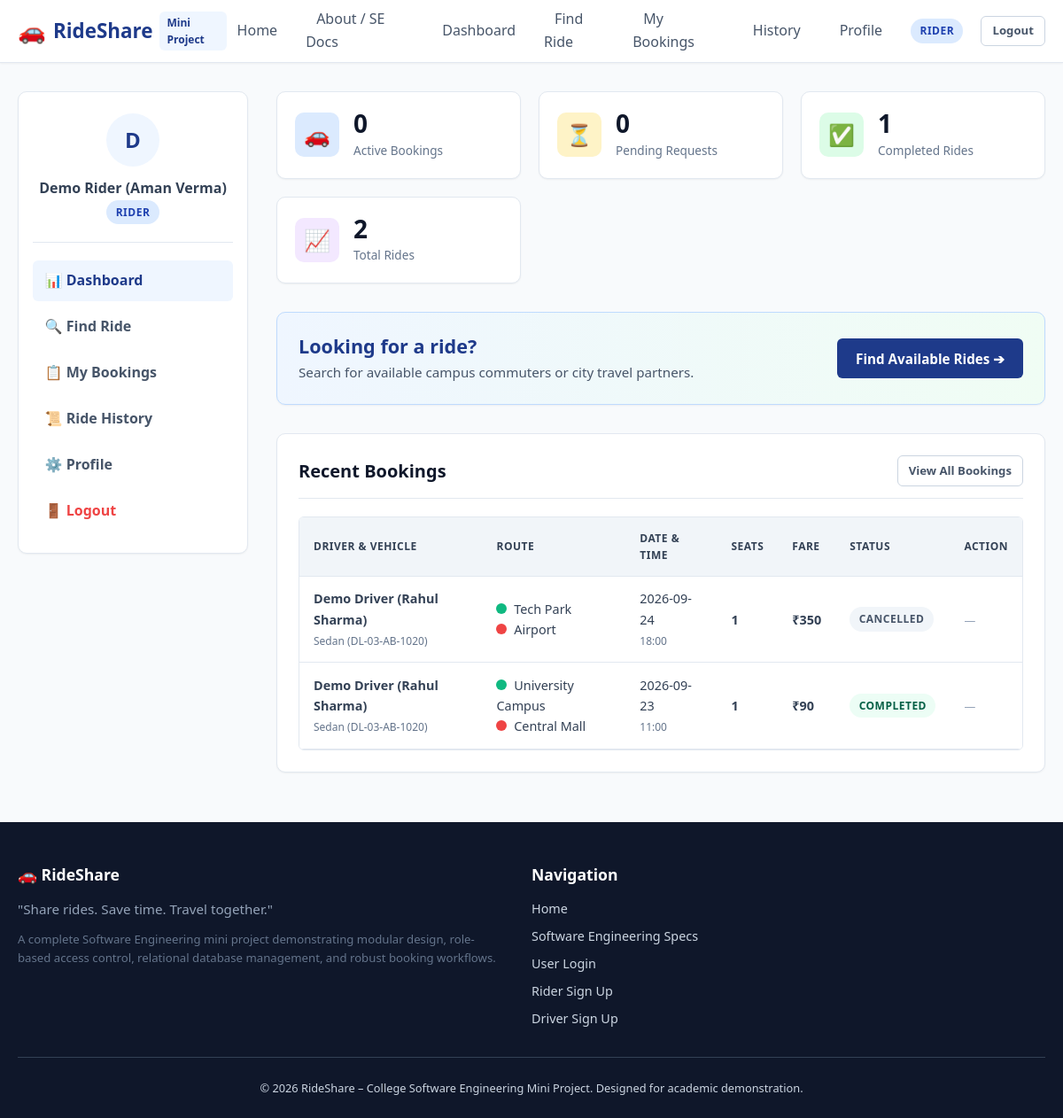
The page /rider/dashboard (signed in) on the database its author committed.
### tables this page shows
CREATE TABLE bookings (
    id INTEGER PRIMARY KEY AUTOINCREMENT,
    ride_id INTEGER NOT NULL,
    rider_id INTEGER NOT NULL,
    seats_requested INTEGER NOT NULL CHECK(seats_requested > 0),
    total_fare REAL NOT NULL CHECK(total_fare >= 0),
    status TEXT NOT NULL DEFAULT 'Pending' CHECK(status IN ('Pending', 'Accepted', 'Rejected', 'Cancelled', 'Completed')),
    booking_date TIMESTAMP DEFAULT CURRENT_TIMESTAMP,
    FOREIGN KEY (ride_id) REFERENCES rides(id) ON DELETE CASCADE,
    FOREIGN KEY (rider_id) REFERENCES users(id) ON DELETE CASCADE
);

CREATE TABLE users (
    id INTEGER PRIMARY KEY AUTOINCREMENT,
    name TEXT NOT NULL,
    email TEXT NOT NULL UNIQUE,
    phone TEXT NOT NULL,
    password_hash TEXT NOT NULL,
    role TEXT NOT NULL CHECK(role IN ('rider', 'driver', 'admin')),
    status TEXT NOT NULL DEFAULT 'active' CHECK(status IN ('active', 'inactive')),
    created_at TIMESTAMP DEFAULT CURRENT_TIMESTAMP
);

CREATE TABLE rides (
    id INTEGER PRIMARY KEY AUTOINCREMENT,
    driver_id INTEGER NOT NULL,
    pickup_location TEXT NOT NULL,
    destination TEXT NOT NULL,
    ride_date TEXT NOT NULL,
    departure_time TEXT NOT NULL,
    available_seats INTEGER NOT NULL CHECK(available_seats >= 0),
    vehicle_type TEXT NOT NULL,
    fare_per_passenger REAL NOT NULL CHECK(fare_per_passenger >= 0),
    status TEXT NOT NULL DEFAULT 'Available' CHECK(status IN ('Available', 'Full', 'Ongoing', 'Completed', 'Cancelled')),
    created_at TIMESTAMP DEFAULT CURRENT_TIMESTAMP,
    FOREIGN KEY (driver_id) REFERENCES drivers(id) ON DELETE CASCADE
);

CREATE TABLE drivers (
    id INTEGER PRIMARY KEY AUTOINCREMENT,
    user_id INTEGER NOT NULL UNIQUE,
    license_number TEXT NOT NULL UNIQUE,
    vehicle_type TEXT NOT NULL,
    vehicle_model TEXT NOT NULL,
    vehicle_number TEXT NOT NULL UNIQUE,
    total_seats INTEGER NOT NULL CHECK(total_seats > 0),
    created_at TIMESTAMP DEFAULT CURRENT_TIMESTAMP,
    FOREIGN KEY (user_id) REFERENCES users(id) ON DELETE CASCADE
);

### routes/rider_routes.py (the view)
@rider_bp.route('/dashboard')
@role_required('rider')
def dashboard():
    rider_id = session['user_id']
    all_bookings = Booking.get_by_rider(rider_id)
    active_bookings_count = sum(1 for b in all_bookings if b['status'] == 'Accepted')
    pending_requests_count = sum(1 for b in all_bookings if b['status'] == 'Pending')
    completed_rides_count = sum(1 for b in all_bookings if b['status'] == 'Completed')
    total_rides_count = len(all_bookings)
    recent_bookings = all_bookings[:5]
    return render_template(
        'rider/dashboard.html',
        active_count=active_bookings_count,
        pending_count=pending_requests_count,
        completed_count=completed_rides_count,
        total_count=total_rides_count,
        recent_bookings=recent_bookings
    )

### database/db.py (called while the page is built)
def get_db():
    if 'db' not in g:
        db_path = current_app.config.get('DATABASE_PATH')
        os.makedirs(os.path.dirname(db_path), exist_ok=True)
        g.db = sqlite3.connect(db_path)
        g.db.row_factory = sqlite3.Row
        g.db.execute("PRAGMA foreign_keys = ON;")
    return g.db

### templates/rider/dashboard.html (shortened to what this page needs)
{% extends "base.html" %}
{% block content %}
<div class="dashboard-layout">
    <aside class="dashboard-sidebar">
        <div class="sidebar-user-info">
            <div class="user-avatar-circle">
                {{ session.get('name', 'R')[0]|upper }}
            </div>
            <strong>{{ session.get('name') }}</strong>
            <div><span class="role-badge rider">Rider</span></div>
        </div>
        <ul class="sidebar-menu">
            <li><a href="{{ url_for('rider.dashboard') }}" class="sidebar-link active">📊 Dashboard</a></li>
            <li><a href="{{ url_for('rider.search') }}" class="sidebar-link">🔍 Find Ride</a></li>
            <li><a href="{{ url_for('rider.my_bookings') }}" class="sidebar-link">📋 My Bookings</a></li>
            <li><a href="{{ url_for('rider.ride_history') }}" class="sidebar-link">📜 Ride History</a></li>
            <li><a href="{{ url_for('main.profile') }}" class="sidebar-link">⚙️ Profile</a></li>
            <li><a href="{{ url_for('auth.logout') }}" class="sidebar-link" style="color: var(--danger);">🚪 Logout</a></li>
        </ul>
    </aside>
    <section>
        <div class="stats-grid">
            <div class="stat-card">
                <div class="stat-icon blue">🚗</div>
                <div class="stat-info">
                    <div class="stat-value">{{ active_count }}</div>
                    <div class="stat-label">Active Bookings</div>
                </div>
            </div>
            <div class="stat-card">
                <div class="stat-icon amber">⏳</div>
                <div class="stat-info">
                    <div class="stat-value">{{ pending_count }}</div>
                    <div class="stat-label">Pending Requests</div>
                </div>
            </div>
            <div class="stat-card">
                <div class="stat-icon green">✅</div>
                <div class="stat-info">
                    <div class="stat-value">{{ completed_count }}</div>
                    <div class="stat-label">Completed Rides</div>
                </div>
            </div>
            <div class="stat-card">
                <div class="stat-icon purple">📈</div>
                <div class="stat-info">
                    <div class="stat-value">{{ total_count }}</div>
                    <div class="stat-label">Total Rides</div>
                </div>
            </div>
        </div>
        <div class="card" style="background: linear-gradient(to right, #eff6ff, #f0fdf4); border: 1px solid #bfdbfe; margin-bottom: 2rem;">
            <div style="display: flex; justify-content: space-between; align-items: center; flex-wrap: wrap; gap: 1rem;">
                <div>
                    <h3 style="color: var(--primary); margin-bottom: 0.25rem;">Looking for a ride?</h3>
                    <p style="color: var(--gray-700); margin: 0; font-size: 0.95rem;">
                        Search for available campus commuters or city travel partners.
                    </p>
                </div>
                <a href="{{ url_for('rider.search') }}" class="btn btn-primary">Find Available Rides ➔</a>
            </div>
        </div>
        <div class="card">
            <div class="card-header">
                <h3 class="card-title">Recent Bookings</h3>
                <a href="{{ url_for('rider.my_bookings') }}" class="btn btn-outline btn-sm">View All Bookings</a>
            </div>
            {% if recent_bookings %}
                <div class="table-responsive">
                    <table class="table">
                        <thead>
                            <tr>
                                <th>Driver & Vehicle</th>
                                <th>Route</th>
                                <th>Date & Time</th>
                                <th>Seats</th>
                                <th>Fare</th>
                                <th>Status</th>
                                <th>Action</th>
                            </tr>
                        </thead>
                        <tbody>
                            {% for b in recent_bookings %}
                                <tr>
                                    <td>
                                        <strong>{{ b['driver_name'] }}</strong><br>
                                        <small style="color: var(--gray-600);">{{ b['vehicle_type'] }} ({{ b['vehicle_number'] }})</small>
                                    </td>
                                    <td>
                                        <div><span class="route-dot pickup" style="display:inline-block; margin-right:4px;"></span> {{ b['pickup_location'] }}</div>
                                        <div><span class="route-dot destination" style="display:inline-block; margin-right:4px;"></span> {{ b['destination'] }}</div>
                                    </td>
                                    <td>
                                        {{ b['ride_date'] }}<br>
                                        <small style="color: var(--gray-600);">{{ b['departure_time'] }}</small>
                                    </td>
                                    <td><strong>{{ b['seats_requested'] }}</strong></td>
                                    <td><strong>₹{{ "%.0f"|format(b['total_fare']) }}</strong></td>
                                    <td>
                                        <span class="badge badge-{{ b['status']|lower }}">{{ b['status'] }}</span>
                                    </td>
                                    <td>
                                        {% if b['status'] == 'Pending' %}
                                            <form action="{{ url_for('rider.cancel_booking', booking_id=b['id']) }}" method="POST" onsubmit="return confirm('Cancel this pending ride request?');">
                                                <button type="submit" class="btn btn-danger btn-sm">Cancel</button>
                                            </form>
                                        {% else %}
                                            <span style="color: var(--gray-500); font-size: 0.8rem;">—</span>
                                        {% endif %}
                                    </td>
                                </tr>
                            {% endfor %}
                        </tbody>
                    </table>
                </div>
            {% else %}
                <div style="text-align: center; padding: 2rem; color: var(--gray-500);">
                    <p>You have not booked any rides yet.</p>
                    <a href="{{ url_for('rider.search') }}" class="btn btn-primary btn-sm" style="margin-top: 0.5rem;">Browse Rides Now</a>
                </div>
            {% endif %}
        </div>
    </section>
</div>
{% endblock %}

### rows shown on the page
bookings: driver_name "Demo Driver (Rahul Sharma)", vehicle_type "Sedan", vehicle_number "DL-03-AB-1020", pickup_location "Tech Park", destination "Airport", ride_date "2026-09-24", departure_time "18:00", seats_requested "1", total_fare "350", status "CANCELLED"
bookings: driver_name "Demo Driver (Rahul Sharma)", vehicle_type "Sedan", vehicle_number "DL-03-AB-1020", pickup_location "University Campus", destination "Central Mall", ride_date "2026-09-23", departure_time "11:00", seats_requested "1", total_fare "90", status "COMPLETED"

### other values the page prints
{{ session.get('role') }} "RIDER"
{{ session.get('name', 'R')[0]|upper }} "D"
{{ session.get('name') }} "Demo Rider (Aman Verma)"
{{ active_count }} "0"
{{ pending_count }} "0"
{{ completed_count }} "1"
{{ total_count }} "2"
